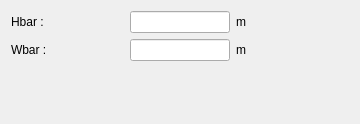
<?xml version="1.0" encoding="UTF-8"?>
<ui version="4.0">
 <class>PCondType21</class>
 <widget class="QWidget" name="PCondType21">
  <property name="geometry">
   <rect>
    <x>0</x>
    <y>0</y>
    <width>360</width>
    <height>124</height>
   </rect>
  </property>
  <property name="windowTitle">
   <string>Form</string>
  </property>
  <layout class="QVBoxLayout" name="verticalLayout">
   <item>
    <layout class="QGridLayout" name="gridLayout">
     <item row="0" column="1">
      <widget class="FloatEdit" name="lf_Hbar">
       <property name="sizePolicy">
        <sizepolicy hsizetype="Preferred" vsizetype="Preferred">
         <horstretch>0</horstretch>
         <verstretch>0</verstretch>
        </sizepolicy>
       </property>
       <property name="minimumSize">
        <size>
         <width>70</width>
         <height>0</height>
        </size>
       </property>
       <property name="maximumSize">
        <size>
         <width>100</width>
         <height>16777215</height>
        </size>
       </property>
      </widget>
     </item>
     <item row="0" column="0">
      <widget class="QLabel" name="in_Hbar">
       <property name="sizePolicy">
        <sizepolicy hsizetype="Preferred" vsizetype="Preferred">
         <horstretch>0</horstretch>
         <verstretch>0</verstretch>
        </sizepolicy>
       </property>
       <property name="minimumSize">
        <size>
         <width>40</width>
         <height>0</height>
        </size>
       </property>
       <property name="text">
        <string>Hbar :</string>
       </property>
      </widget>
     </item>
     <item row="0" column="2">
      <widget class="QLabel" name="unit_Hbar">
       <property name="minimumSize">
        <size>
         <width>0</width>
         <height>0</height>
        </size>
       </property>
       <property name="text">
        <string>m</string>
       </property>
      </widget>
     </item>
     <item row="1" column="1">
      <widget class="FloatEdit" name="lf_Wbar">
       <property name="sizePolicy">
        <sizepolicy hsizetype="Preferred" vsizetype="Preferred">
         <horstretch>0</horstretch>
         <verstretch>0</verstretch>
        </sizepolicy>
       </property>
       <property name="minimumSize">
        <size>
         <width>70</width>
         <height>0</height>
        </size>
       </property>
       <property name="maximumSize">
        <size>
         <width>100</width>
         <height>16777215</height>
        </size>
       </property>
      </widget>
     </item>
     <item row="1" column="2">
      <widget class="QLabel" name="unit_Wbar">
       <property name="minimumSize">
        <size>
         <width>0</width>
         <height>0</height>
        </size>
       </property>
       <property name="text">
        <string>m</string>
       </property>
      </widget>
     </item>
     <item row="1" column="0">
      <widget class="QLabel" name="in_Wbar">
       <property name="minimumSize">
        <size>
         <width>40</width>
         <height>0</height>
        </size>
       </property>
       <property name="text">
        <string>Wbar :</string>
       </property>
      </widget>
     </item>
    </layout>
   </item>
   <item>
    <widget class="WMatSelectV" name="w_mat" native="true">
     <property name="minimumSize">
      <size>
       <width>100</width>
       <height>0</height>
      </size>
     </property>
    </widget>
   </item>
   <item>
    <widget class="WBarOut" name="w_out" native="true"/>
   </item>
  </layout>
 </widget>
 <customwidgets>
  <customwidget>
   <class>FloatEdit</class>
   <extends>QLineEdit</extends>
   <header>......GUI/Tools/FloatEdit.h</header>
  </customwidget>
  <customwidget>
   <class>WMatSelectV</class>
   <extends>QWidget</extends>
   <header>......GUI.Dialog.DMatLib.WMatSelect.WMatSelectV.h</header>
   <container>1</container>
  </customwidget>
  <customwidget>
   <class>WBarOut</class>
   <extends>QWidget</extends>
   <header>......GUI.Dialog.DMachineSetup.SBar.WBarOut.WBarOut.h</header>
   <container>1</container>
  </customwidget>
 </customwidgets>
 <tabstops>
  <tabstop>lf_Hbar</tabstop>
  <tabstop>lf_Wbar</tabstop>
 </tabstops>
 <resources/>
 <connections/>
</ui>
